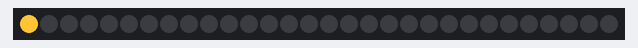
Bench run of a sketch on a simulated Arduino Uno, built with avr-gcc and run on an emulated ATmega328P. Parts: 30 RGB LEDs in strip order, left to right.

Above: at 0.16 s.
At 0.7 s:
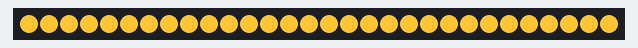

The sketch:

neoBlink.ino
```cpp
// (licence header left out)
#include <Adafruit_NeoPixel.h>
#ifdef __AVR__
#include <avr/power.h>
#endif

// Which pin on the Arduino is connected to the LED Strip
#define PIN            0

// How many NeoPixels
#define NUMPIXELS      30

// When we setup the NeoPixel library, we tell it how many pixels, and which pin to use to send signals.
Adafruit_NeoPixel pixels = Adafruit_NeoPixel(NUMPIXELS, PIN, NEO_GRB + NEO_KHZ800);

// blink Rate
int blinkRate = 1000;

void setup() {
  // begin serial communications
  Serial.begin(115200);

  // initialize the NeoPixel Library
  pixels.begin();
}

void loop() {

  // For a set of NeoPixels the first NeoPixel is 0, second is 1, all the way up to the count of pixels minus one.
  for (int i = 0; i < NUMPIXELS; i++) {
    // pixels.Color takes RGB values, from 0,0,0 up to 255,255,255
    pixels.setPixelColor(i, pixels.Color(250, 193, 48));

    // This sends the updated pixel color to the hardware.
    pixels.show(); // nothing happens until this is called

    delay(20);
  }


  // pause for a moment
  delay(blinkRate);

  // turn off:
  for (int i = 0; i < NUMPIXELS; i++) {
    // pixels.Color takes RGB values, from 0,0,0 up to 255,255,255
    pixels.setPixelColor(i, pixels.Color(0, 0, 0));

  }
  pixels.show(); // This sends the updated pixel color to the hardware.

  // pause for a moment
  delay(blinkRate);
}
```

Measured:
- by itself, everything shown: repeats every 2.6 s, in 4 steps
- what the display in image 1 shows lasts 1.0 s, from 0.6 s to 1.6 s
